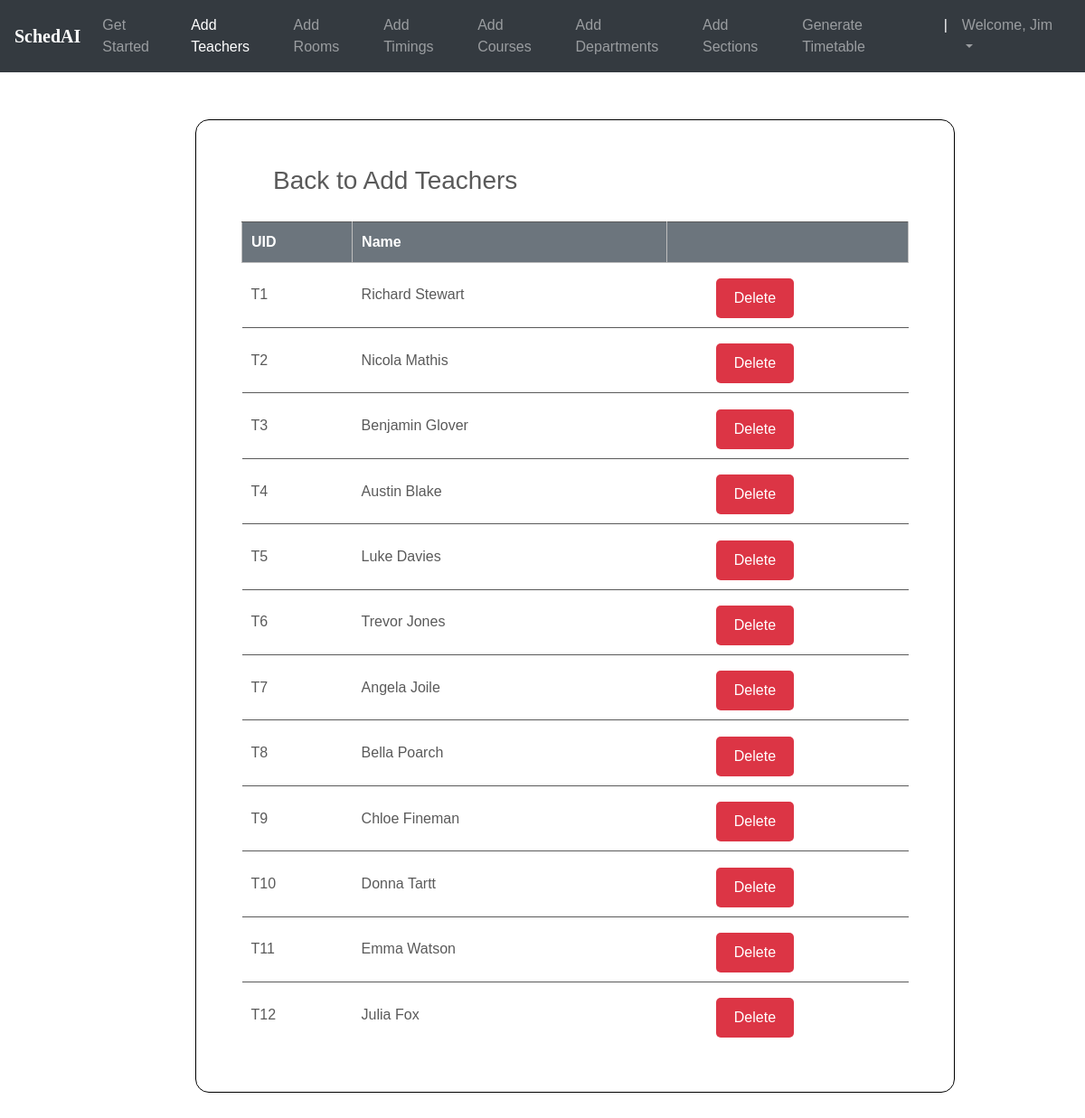
/teachers_list/ (signed in), run on the app's committed database.
### ttgen/models.py (models this page shows, shortened)
class Instructor(models.Model):
    uid = models.CharField(max_length=6)
    name = models.CharField(max_length=25)

### ttgen/views.py (the view)
# urls.py: path('teachers_list/', views.inst_list_view , name='editinstructor'),
@login_required
def inst_list_view(request):
    context = {
        'instructors': Instructor.objects.all()
    }
    return render(request, 'inslist.html', context)

### templates/inslist.html (shortened to what this page needs)
<!DOCTYPE html>
<html lang="en">
<head>
	<link rel="stylesheet" href="https://maxcdn.bootstrapcdn.com/bootstrap/4.0.0/css/bootstrap.min.css">
    <link rel="stylesheet" type="text/css" href="static/css/index.css">
</head>
<body>
        <header>
			<nav class="navbar navbar-expand-md navbar-dark fixed-top bg-dark">
                <a class="navbar-brand" href="#"><b>SchedAI</b></a>
                <div class="collapse navbar-collapse" id="navbarCollapse">
                    <ul class="navbar-nav ml-auto">
                    <li class="nav-item">
                        <a class="nav-link" href="{% url 'admindash' %}">Get Started</a>
                    </li>
                    <li class="nav-item active">
                        <a class="nav-link" href="{% url 'addInstructors' %}">Add Teachers</a>
                    </li>
                    <li class="nav-item">
                        <a class="nav-link" href="{% url 'addRooms' %}">Add Rooms</a>
                    </li>
                    <li class="nav-item">
		                <a class="nav-link" href="{% url 'addTimings' %}">Add Timings</a>
		            </li>
                    <li class="nav-item">
                        <a class="nav-link" href="{% url 'addCourses' %}">Add Courses</a>
                    </li>
                    <li class="nav-item">
			            <a class="nav-link" href="{% url 'addDepts' %}">Add Departments</a>
		            </li>
                    <li class="nav-item">
			            <a class="nav-link" href="{% url 'addSections' %}">Add Sections</a>
		            </li>
                    <li class="nav-item">
			            <a class="nav-link" href="{% url 'generate' %}">Generate Timetable</a>
		            </li>
                    <li class="nav-item active">
			            <a class="nav-link">|</a>
		            </li>
                    <li class="nav-item dropdown">
		                <a class="nav-link dropdown-toggle" href="#" id="dropdown03" data-toggle="dropdown" aria-haspopup="true" aria-expanded="false">Welcome, {{ user.first_name }}</a>
		            </li>
                    </ul>
                </div>
            </nav>
        </header><br><br>
        {% block content %}
        {% load static %}
        <fieldset class="fieldset">
            <a href="{% url 'addInstructors'%}"><h1 class="tablink" onclick="openPage('new')" id="defaultOpen">Back to Add Teachers</h1></a>
            <div class="tabcontent" id="edit">
                <table class="table1">
                    <thead>
                    <tr class="table-headers">
                    <th>UID</th>
                    <th>Name</th>
                    <th  class="empty"></th>
                    </tr>
                    </thead>
                    <tbody>
                    {% for inst in instructors %}
                    <tr>
                    <td>{{inst.uid}}</td>
                    <td>{{inst.name}}</td>
                    <td class="empty">
                        <form action="{% url 'deleteinstructor' inst.id %}" method="post">
                                <input type="submit" value="Delete" class="cross">
                        </form>
                    </td>
                    </tr>
                    {% endfor %}
                    </tbody>
                </table>
            </div>
        </fieldset>
{% endblock %}

### static/css/index.css (style rules this page uses)
body { padding-top: 3rem; padding-bottom: 3rem; color: #5a5a5a; font-family: 'Poppins', sans-serif; overflow-x: hidden; }
nav { font-family: sans-serif; }
.navbar-brand { font-size: 20px; font-family: Georgia, 'Times New Roman', Times, serif; }

### templates/inslist.html (style rules this page uses)
nav { font-family: sans-serif; }
.navbar-brand { font-size: 20px; font-family: Georgia, 'Times New Roman', Times, serif; }
* { margin: 0; padding: 0; box-sizing: border-box; }
html { scroll-behavior: smooth; }
a { text-decoration:none; }
form { margin-top: 3%; margin-left: 18%; margin-right: 12%; }
fieldset h1 { color: #5a5a5a; padding-bottom: 20px; margin-left: 35px; display: inline-block; cursor: pointer; font-size: 28px; }
fieldset input { padding:8px; color: #938c8c }
.table2 td, th { border: 1px solid rgb(190,190,190); padding: 10px 20px; }
.table1 { width: 100%; border-collapse: collapse; text-align: left; overflow: hidden; }
.table1 td, th { border-top: 1px solid #5a5a5a; padding: 10px; }
.table1 th { background-color: #6c757d; color: #fff; }
.cross { font-size:16px; color: #fff; cursor: pointer; border: none; background-color: #dc3545; border-radius: 5px; padding: 10px 20px; }
.fieldset { margin-top: 3%; margin-left: 18%; margin-right: 12%; padding: 50px; background-color: #fff; border: 1px solid black; border-radius: 15px; }

### data on the page
Instructor: uid "T1", name "Richard Stewart"
Instructor: uid "T2", name "Nicola Mathis"
Instructor: uid "T3", name "Benjamin Glover"
Instructor: uid "T4", name "Austin Blake"
Instructor: uid "T5", name "Luke Davies"
Instructor: uid "T6", name "Trevor Jones"
Instructor: uid "T7", name "Angela Joile"
Instructor: uid "T8", name "Bella Poarch"
Instructor: uid "T9", name "Chloe Fineman"
Instructor: uid "T10", name "Donna Tartt"
Instructor: uid "T11", name "Emma Watson"
Instructor: uid "T12", name "Julia Fox"

### other printed values
{{ user.first_name }} "Jim"
